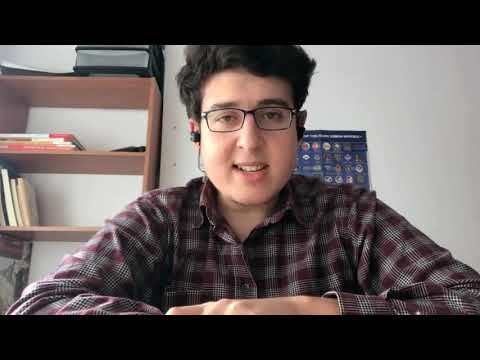
#> input picture imagenes/per.jpg, 480 x 360 px
$ python circular_face.py
#> lines starting #> are read from the running program, lines starting #| are printed output that depends on the picture; after the words box and inside, x2 and y2 are one past the last pixel; in counts of white or black regions, pixels touching at a corner belong together
import cv2
from pathlib import Path
import numpy as np
# [13 lines of commented-out code are left out]

current_directory = Path(__file__).resolve().parent
# Load the image
img = cv2.imread(f"{current_directory}/imagenes/per.jpg")
#> img is the input picture: shape (360, 480, 3); mean B, G, R 85.3, 86.7, 95.9
# Convert the image to grayscale
gray = cv2.cvtColor(img, cv2.COLOR_BGR2GRAY)
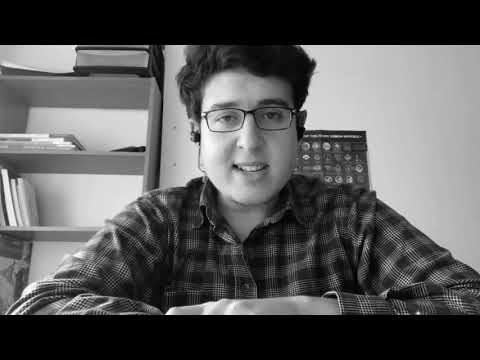
#> gray: shape (360, 480); min 0, max 255, mean 89.3

# Load the face detector
face_cascade = cv2.CascadeClassifier("C:\Python311\Lib\site-packages\cv2\data\haarcascade_frontalface_default.xml")

# Detect faces in the image
faces = face_cascade.detectMultiScale(gray, scaleFactor=1.3, minNeighbors=5)
#> faces = [[182, 67, 134, 134]]

# Iterate over the faces
for (x, y, w, h) in faces:
    # Create a mask with a circular shape
    mask = np.zeros_like(img)
    mask = cv2.circle(mask, (x + w//2, y + h//2), (w + h)//4, (255, 255, 255), -1)
    # Apply the mask to the face
    img = cv2.addWeighted(img, 0.7, mask, 0.3, 0)
#> this loop made 1 pass
#> pass 1, `mask = cv2.circle(mask, (x + w//2, y + h//2), (w + h)//4, (255, 255, 2..`:
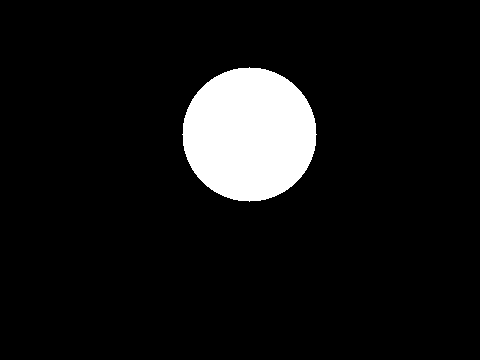
#> mask: shape (360, 480, 3); 8.1% white; 1 white region, box (x1, y1, x2, y2) and area: (182, 67, 317, 202) 14073
#> pass 1, `img = cv2.addWeighted(img, 0.7, mask, 0.3, 0)`:
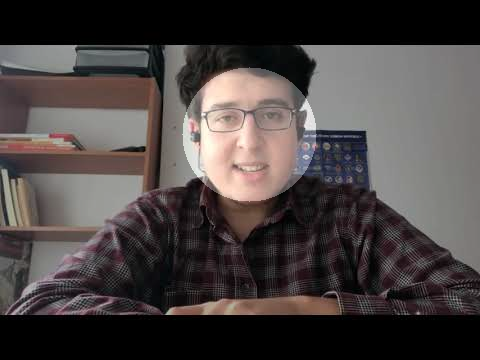
#> img: shape (360, 480, 3); mean B, G, R 66, 66.9, 73.4

# Display the image
cv2.imshow("Face Masked", img)
cv2.waitKey(0)
cv2.destroyAllWindows()
